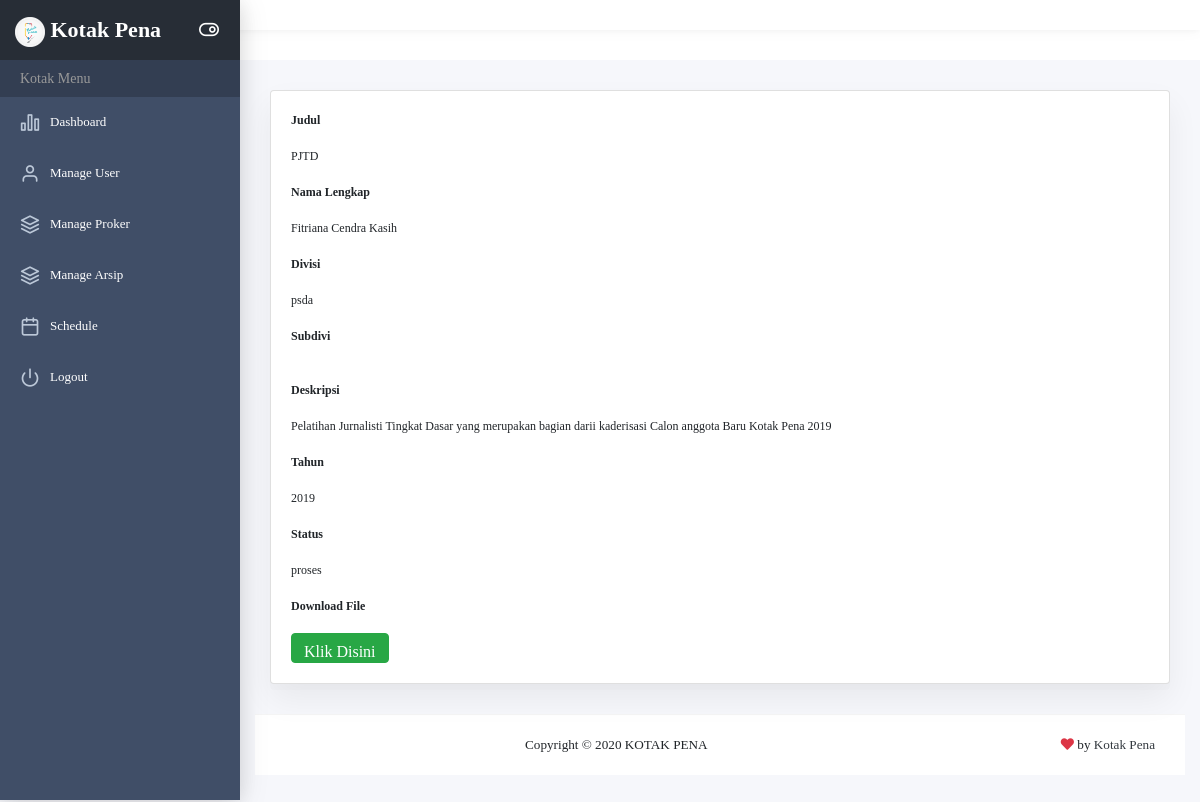
Page /detailproker.php?id=5 (signed in) on the earlier database version.
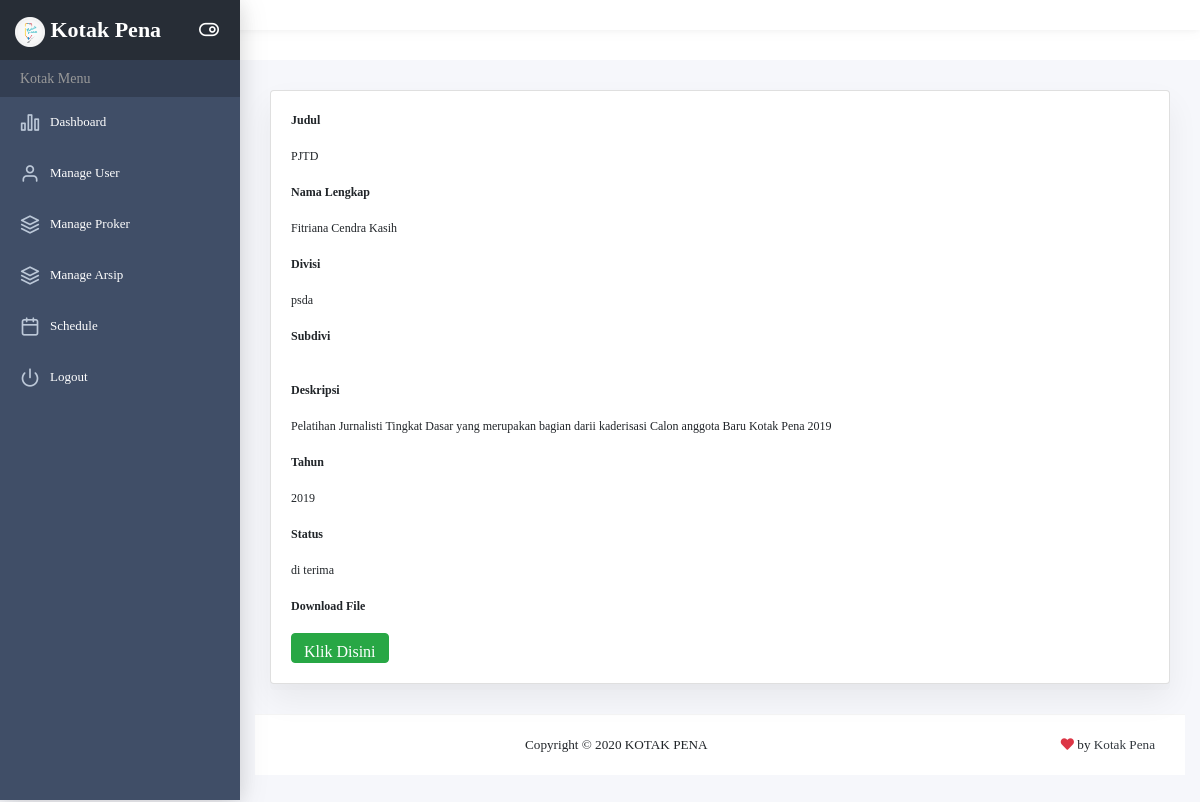
Same page on the later database version.
### tables this page shows
CREATE TABLE `proker` (
  `proker_id` int(11) NOT NULL,
  `user_id` int(11) NOT NULL,
  `judul_proker` varchar(100) NOT NULL,
  `asal_divisi` varchar(100) DEFAULT NULL,
  `asal_subdivisi` varchar(100) DEFAULT NULL,
  `deskripsi` text NOT NULL,
  `tahun` varchar(15) DEFAULT NULL,
  `status` enum('di terima','tidak diterima','proses') DEFAULT NULL,
  `file` varchar(255) NOT NULL
);

CREATE TABLE `tbuser` (
  `user_id` int(11) NOT NULL,
  `nama_lengkap` varchar(100) NOT NULL,
  `jabatan` varchar(20) NOT NULL,
  `email` varchar(30) NOT NULL,
  `level` enum('superadmin','pengurus') NOT NULL,
  `password` varchar(15) NOT NULL,
  `username` varchar(10) NOT NULL,
  `no_hp` varchar(15) NOT NULL,
  `status` enum('aktif','tidak aktif') DEFAULT NULL,
  `periode_jabatan` varchar(15) DEFAULT NULL
);

### detailproker.php (the view, shortened to what this page needs)
<?php
    include('koneksi/koneksi.php');
    if (@$_SESSION['level']=='pengurus') {
        echo "<script>window.location='dashboard_pengurus.php'</script>";
    }
    else if (@$_SESSION['level']=='superadmin') {
        include('header.php');
?>
                <div class="main-content">
                    <div class="container-fluid">
                    <div class="card">
                        <div class="card-body">
                            <table width="100%">
                            <?php
                                $id = @$_GET['id'];
                                $get = mysqli_query($koneksi,"SELECT *,proker.status as statusprok FROM proker JOIN tbuser ON proker.user_id=tbuser.user_id where proker_id='$id'");
                                $ambil = mysqli_fetch_assoc($get);
                                ?>
                                <tr>
                                    <th>Judul</th>
                                </tr>
                                <tr>
                                <td>&nbsp;</td>
                                </tr>
                                <tr>
                                    <td><?php echo $ambil['judul_proker']; ?></td>
                                </tr>
                                <tr>
                                <td>&nbsp;</td>
                                </tr>
                                <tr>
                                    <th>Nama Lengkap</th>
                                </tr>
                                <tr>
                                <td>&nbsp;</td>
                                </tr>
                                <tr>
                                    <td><?php echo $ambil['nama_lengkap']; ?></td>
                                </tr>
                                <tr>
                                <td>&nbsp;</td>
                                </tr>
                                <tr>
                                    <th>Divisi</th>
                                </tr>
                                <tr>
                                <td>&nbsp;</td>
                                </tr>
                                <tr>
                                    <td><?php echo $ambil['asal_divisi']; ?></td>
                                </tr>
                                <tr>
                                <td>&nbsp;</td>
                                </tr>
                                <tr>
                                    <th>Subdivi</th>
                                </tr>
                                <tr>
                                <td>&nbsp;</td>
                                </tr>
                                <tr>
                                <td>&nbsp;</td>
                                </tr>
                                <tr>
                                    <th>Deskripsi</th>
                                </tr>
                                <tr>
                                <td>&nbsp;</td>
                                </tr>
                                <tr>
                                    <td><?php echo $ambil['deskripsi']; ?></td>
                                </tr>
                                <tr>
                                <td>&nbsp;</td>
                                </tr>
                                <tr>
                                    <th>Tahun</th>
                                </tr>
                                <tr>
                                <td>&nbsp;</td>
                                </tr>
                                <tr>
                                    <td><?php echo $ambil['tahun']; ?></td>
                                </tr>
                                <tr>
                                <td>&nbsp;</td>
                                </tr>
                                <tr>
                                    <th>Status</th>
                                </tr>
                                <tr>
                                <td>&nbsp;</td>
                                </tr>
                                <tr>
                                    <td><?php echo $ambil['statusprok']; ?></td>
                                </tr>
                                <tr>
                                <td>&nbsp;</td>
                                </tr>
                                <tr>
                                    <th>Download File</th>
                                </tr>
                                <tr>
                                <td>&nbsp;</td>
                                </tr>
                                <tr>
                                    <td><a href="pengajuan proker/<?php echo $ambil['file']; ?>" class="btn btn-success" class="btn btn-success" download>Klik Disini</a></td>
                                </tr>
                            </table>
                        </div>
                    </div>
                </div>
<?php
include('footer.php');}
     else{
        echo "<script>window.alert('Anda Bukan Superadmin');window.location='index.php';</script>";
    }
?>

Differences in the rows shown:
changed proker "PJTD": status "proses" → "di terima"
